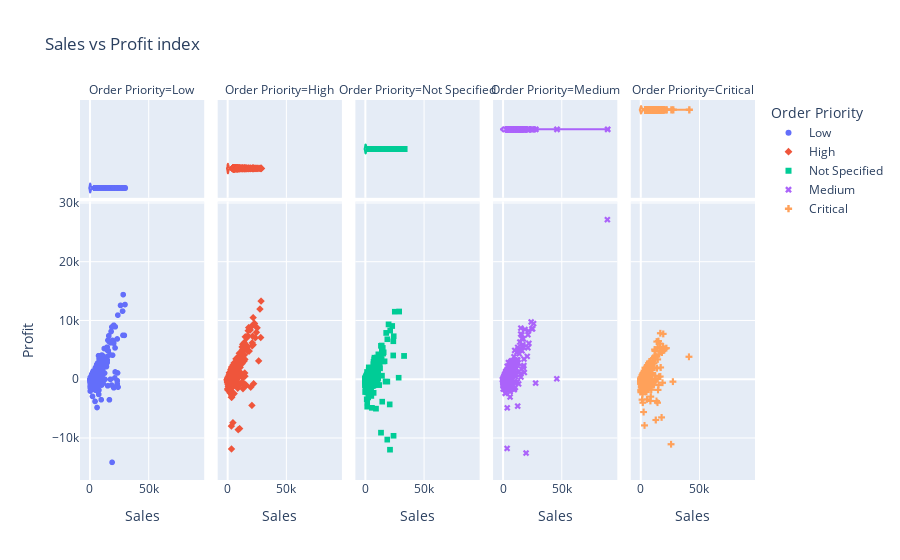

The notebook cell this image was saved under:
### Code cell
fig=px.scatter(
    df,
    x=df.Sales,
    y=df.Profit,
    color="Order Priority",
    title="Sales vs Profit index",
    symbol="Order Priority",
    facet_col="Order Priority",
    marginal_x="violin",
    marginal_y="violin"
)
fig.show()

### Figure 1 — Plotly figure (JSON) as saved in the notebook; plotly's stock layout.template omitted (floating-point values rounded to 4 significant figures; data arrays with more than 128 entries replaced by an {"elided": "..."} marker saying what was removed)
{"data": [{"hovertemplate": "Order Priority=Low<br>Sales=%{x}<br>Profit=%{y}<extra></extra>", "legendgroup": "Low", "marker": {"color": "#636efa", "symbol": "circle"}, "mode": "markers", "name": "Low", "showlegend": true, "type": "scattergl", "x": {"elided": "1720 float values"}, "xaxis": "x", "y": {"elided": "1720 float values"}, "yaxis": "y"}, {"alignmentgroup": "True", "hovertemplate": "Order Priority=Low<br>Sales=%{x}<extra></extra>", "legendgroup": "Low", "marker": {"color": "#636efa", "symbol": "circle"}, "name": "Low", "offsetgroup": "Low", "scalegroup": "x", "showlegend": false, "type": "violin", "x": {"elided": "1720 float values"}, "xaxis": "x6", "yaxis": "y6"}, {"hovertemplate": "Order Priority=High<br>Sales=%{x}<br>Profit=%{y}<extra></extra>", "legendgroup": "High", "marker": {"color": "#EF553B", "symbol": "diamond"}, "mode": "markers", "name": "High", "showlegend": true, "type": "scattergl", "x": {"elided": "1768 float values"}, "xaxis": "x2", "y": {"elided": "1768 float values"}, "yaxis": "y2"}, {"alignmentgroup": "True", "hovertemplate": "Order Priority=High<br>Sales=%{x}<extra></extra>", "legendgroup": "High", "marker": {"color": "#EF553B", "symbol": "diamond"}, "name": "High", "offsetgroup": "High", "scalegroup": "x", "showlegend": false, "type": "violin", "x": {"elided": "1768 float values"}, "xaxis": "x7", "yaxis": "y7"}, {"hovertemplate": "Order Priority=Not Specified<br>Sales=%{x}<br>Profit=%{y}<extra></extra>", "legendgroup": "Not Specified", "marker": {"color": "#00cc96", "symbol": "square"}, "mode": "markers", "name": "Not Specified", "showlegend": true, "type": "scattergl", "x": {"elided": "1672 float values"}, "xaxis": "x3", "y": {"elided": "1672 float values"}, "yaxis": "y3"}, {"alignmentgroup": "True", "hovertemplate": "Order Priority=Not Specified<br>Sales=%{x}<extra></extra>", "legendgroup": "Not Specified", "marker": {"color": "#00cc96", "symbol": "square"}, "name": "Not Specified", "offsetgroup": "Not Specified", "scalegroup": "x", "showlegend": false, "type": "violin", "x": {"elided": "1672 float values"}, "xaxis": "x8", "yaxis": "y8"}, {"hovertemplate": "Order Priority=Medium<br>Sales=%{x}<br>Profit=%{y}<extra></extra>", "legendgroup": "Medium", "marker": {"color": "#ab63fa", "symbol": "x"}, "mode": "markers", "name": "Medium", "showlegend": true, "type": "scattergl", "x": {"elided": "1631 float values"}, "xaxis": "x4", "y": {"elided": "1631 float values"}, "yaxis": "y4"}, {"alignmentgroup": "True", "hovertemplate": "Order Priority=Medium<br>Sales=%{x}<extra></extra>", "legendgroup": "Medium", "marker": {"color": "#ab63fa", "symbol": "x"}, "name": "Medium", "offsetgroup": "Medium", "scalegroup": "x", "showlegend": false, "type": "violin", "x": {"elided": "1631 float values"}, "xaxis": "x9", "yaxis": "y9"}, {"hovertemplate": "Order Priority=Critical<br>Sales=%{x}<br>Profit=%{y}<extra></extra>", "legendgroup": "Critical", "marker": {"color": "#FFA15A", "symbol": "cross"}, "mode": "markers", "name": "Critical", "showlegend": true, "type": "scattergl", "x": {"elided": "1608 float values"}, "xaxis": "x5", "y": {"elided": "1608 float values"}, "yaxis": "y5"}, {"alignmentgroup": "True", "hovertemplate": "Order Priority=Critical<br>Sales=%{x}<extra></extra>", "legendgroup": "Critical", "marker": {"color": "#FFA15A", "symbol": "cross"}, "name": "Critical", "offsetgroup": "Critical", "scalegroup": "x", "showlegend": false, "type": "violin", "x": {"elided": "1608 float values"}, "xaxis": "x10", "yaxis": "y10"}], "layout": {"annotations": [{"font": {}, "showarrow": false, "text": "Order Priority=Low", "x": 0.092, "xanchor": "center", "xref": "paper", "y": 1, "yanchor": "bottom", "yref": "paper"}, {"font": {}, "showarrow": false, "text": "Order Priority=High", "x": 0.296, "xanchor": "center", "xref": "paper", "y": 1, "yanchor": "bottom", "yref": "paper"}, {"font": {}, "showarrow": false, "text": "Order Priority=Not Specified", "x": 0.5, "xanchor": "center", "xref": "paper", "y": 1, "yanchor": "bottom", "yref": "paper"}, {"font": {}, "showarrow": false, "text": "Order Priority=Medium", "x": 0.704, "xanchor": "center", "xref": "paper", "y": 1, "yanchor": "bottom", "yref": "paper"}, {"font": {}, "showarrow": false, "text": "Order Priority=Critical", "x": 0.908, "xanchor": "center", "xref": "paper", "y": 1, "yanchor": "bottom", "yref": "paper"}], "legend": {"title": {"text": "Order Priority"}, "tracegroupgap": 0}, "title": {"text": "Sales vs Profit index"}, "xaxis": {"anchor": "y", "domain": [0, 0.184], "title": {"text": "Sales"}}, "xaxis10": {"anchor": "y10", "domain": [0.816, 1], "matches": "x", "showgrid": true, "showticklabels": false}, "xaxis2": {"anchor": "y2", "domain": [0.204, 0.388], "matches": "x", "title": {"text": "Sales"}}, "xaxis3": {"anchor": "y3", "domain": [0.408, 0.592], "matches": "x", "title": {"text": "Sales"}}, "xaxis4": {"anchor": "y4", "domain": [0.612, 0.796], "matches": "x", "title": {"text": "Sales"}}, "xaxis5": {"anchor": "y5", "domain": [0.816, 1], "matches": "x", "title": {"text": "Sales"}}, "xaxis6": {"anchor": "y6", "domain": [0, 0.184], "matches": "x", "showgrid": true, "showticklabels": false}, "xaxis7": {"anchor": "y7", "domain": [0.204, 0.388], "matches": "x", "showgrid": true, "showticklabels": false}, "xaxis8": {"anchor": "y8", "domain": [0.408, 0.592], "matches": "x", "showgrid": true, "showticklabels": false}, "xaxis9": {"anchor": "y9", "domain": [0.612, 0.796], "matches": "x", "showgrid": true, "showticklabels": false}, "yaxis": {"anchor": "x", "domain": [0, 0.7326], "title": {"text": "Profit"}}, "yaxis10": {"anchor": "x10", "domain": [0.7426, 1], "matches": "y6", "showgrid": false, "showline": false, "showticklabels": false, "ticks": ""}, "yaxis2": {"anchor": "x2", "domain": [0, 0.7326], "matches": "y", "showticklabels": false}, "yaxis3": {"anchor": "x3", "domain": [0, 0.7326], "matches": "y", "showticklabels": false}, "yaxis4": {"anchor": "x4", "domain": [0, 0.7326], "matches": "y", "showticklabels": false}, "yaxis5": {"anchor": "x5", "domain": [0, 0.7326], "matches": "y", "showticklabels": false}, "yaxis6": {"anchor": "x6", "domain": [0.7426, 1], "matches": "y6", "showgrid": false, "showline": false, "showticklabels": false, "ticks": ""}, "yaxis7": {"anchor": "x7", "domain": [0.7426, 1], "matches": "y6", "showgrid": false, "showline": false, "showticklabels": false, "ticks": ""}, "yaxis8": {"anchor": "x8", "domain": [0.7426, 1], "matches": "y6", "showgrid": false, "showline": false, "showticklabels": false, "ticks": ""}, "yaxis9": {"anchor": "x9", "domain": [0.7426, 1], "matches": "y6", "showgrid": false, "showline": false, "showticklabels": false, "ticks": ""}}}
